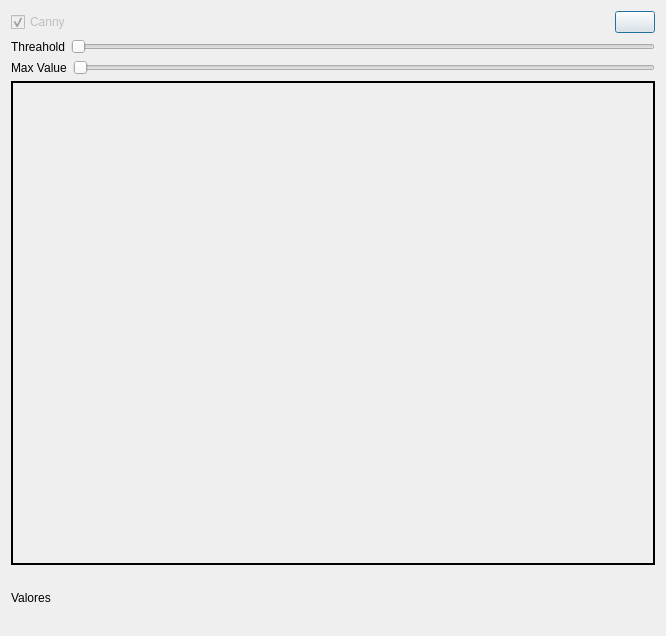
<?xml version="1.0" encoding="UTF-8"?>
<ui version="4.0">
 <class>Debug</class>
 <widget class="QDialog" name="Debug">
  <property name="geometry">
   <rect>
    <x>0</x>
    <y>0</y>
    <width>664</width>
    <height>636</height>
   </rect>
  </property>
  <property name="windowTitle">
   <string>Debug</string>
  </property>
  <layout class="QGridLayout" name="gridLayout">
   <item row="0" column="0">
    <widget class="QCheckBox" name="CannycheckBox">
     <property name="enabled">
      <bool>false</bool>
     </property>
     <property name="text">
      <string>Canny</string>
     </property>
     <property name="checked">
      <bool>true</bool>
     </property>
    </widget>
   </item>
   <item row="0" column="2">
    <widget class="QPushButton" name="SalvarButton">
     <property name="text">
      <string/>
     </property>
     <property name="icon">
      <iconset resource="Resource.qrc">
       <normaloff>:/Icones/Icones/aplicativos_0832_Save.png</normaloff>:/Icones/Icones/aplicativos_0832_Save.png</iconset>
     </property>
    </widget>
   </item>
   <item row="1" column="0" colspan="3">
    <layout class="QVBoxLayout" name="verticalLayout_2">
     <item>
      <layout class="QVBoxLayout" name="verticalLayout">
       <item>
        <layout class="QHBoxLayout" name="horizontalLayout">
         <item>
          <widget class="QLabel" name="label">
           <property name="text">
            <string>Threahold</string>
           </property>
          </widget>
         </item>
         <item>
          <widget class="QSlider" name="TSlider">
           <property name="maximum">
            <number>250</number>
           </property>
           <property name="orientation">
            <enum>Qt::Horizontal</enum>
           </property>
          </widget>
         </item>
        </layout>
       </item>
       <item>
        <layout class="QHBoxLayout" name="horizontalLayout_2">
         <item>
          <widget class="QLabel" name="label_2">
           <property name="enabled">
            <bool>true</bool>
           </property>
           <property name="text">
            <string>Max Value</string>
           </property>
          </widget>
         </item>
         <item>
          <widget class="QSlider" name="MSlider">
           <property name="enabled">
            <bool>true</bool>
           </property>
           <property name="maximum">
            <number>250</number>
           </property>
           <property name="orientation">
            <enum>Qt::Horizontal</enum>
           </property>
          </widget>
         </item>
        </layout>
       </item>
      </layout>
     </item>
     <item>
      <widget class="label_frame" name="Framelabel">
       <property name="minimumSize">
        <size>
         <width>644</width>
         <height>484</height>
        </size>
       </property>
       <property name="maximumSize">
        <size>
         <width>644</width>
         <height>484</height>
        </size>
       </property>
       <property name="frameShape">
        <enum>QFrame::WinPanel</enum>
       </property>
       <property name="text">
        <string>&lt;Backspace para iniciar a camera&gt; </string>
       </property>
       <property name="alignment">
        <set>Qt::AlignCenter</set>
       </property>
      </widget>
     </item>
    </layout>
   </item>
   <item row="2" column="0">
    <widget class="QLabel" name="Valoreslabel">
     <property name="text">
      <string>Valores</string>
     </property>
    </widget>
   </item>
   <item row="0" column="1">
    <spacer name="horizontalSpacer">
     <property name="orientation">
      <enum>Qt::Horizontal</enum>
     </property>
     <property name="sizeHint" stdset="0">
      <size>
       <width>40</width>
       <height>20</height>
      </size>
     </property>
    </spacer>
   </item>
  </layout>
 </widget>
 <customwidgets>
  <customwidget>
   <class>label_frame</class>
   <extends>QLabel</extends>
   <header location="global">label_frame.h</header>
  </customwidget>
 </customwidgets>
 <resources>
  <include location="Resource.qrc"/>
 </resources>
 <connections/>
</ui>
